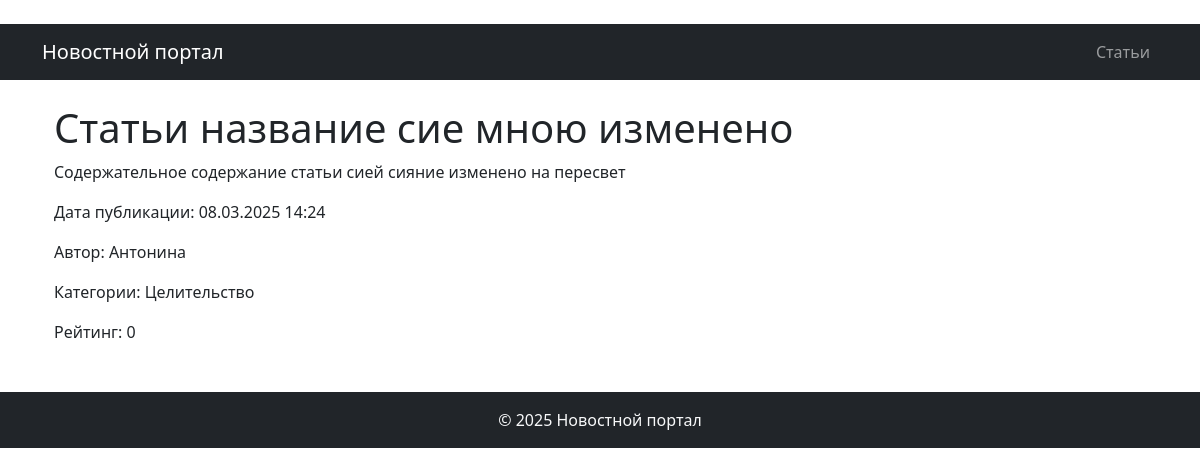
Screenshot of /articles/66/ (signed in) with the database file from the repository.
### biblio/models.py (models this page shows, shortened)
class Post(models.Model):
    NEWS = 'NW'
    ARTICLE = 'AR'
    POST_TYPES = [
        (NEWS, 'Новость'),
        (ARTICLE, 'Статья')
    ]
    author = models.ForeignKey(Author, on_delete=models.CASCADE)
    post_type = models.CharField(max_length=2, choices=POST_TYPES)
    created_at = models.DateTimeField(auto_now_add=True)
    categories = models.ManyToManyField(Category, through='PostCategory')
    title = models.CharField(max_length=255)
    text = models.TextField()
    rating = models.IntegerField(default=0)

class Author(models.Model):
    user = models.OneToOneField(User, on_delete=models.CASCADE)
    rating = models.IntegerField(default=0)

class Category(models.Model):
    name = models.CharField(max_length=255, unique=True)
    subscribers = models.ManyToManyField(User, blank = True, related_name='categories')

### biblio/views.py (the view)
# urls.py: path('articles/<int:pk>/', ArticlesDetail.as_view(), name='articles_detail'),
class ArticlesDetail(PermissionRequiredMixin, DetailView):
     model = Post
     template_name = 'articles/articles_detail.html'
     context_object_name = 'article'
     permission_required = ('biblio.view_post',)

### biblio/templatetags/custom_filters.py (called while the page is built)
@register.filter()
def censor (value):
    for word in censor_list:
        value = value.replace(word[1:-1], "*" * len(word[1:-1]))
    return value

### templates/articles/articles_detail.html (shortened to what this page needs)
{% extends 'default.html' %}{% load custom_filters %}{% block content %}    <div class="container mt-3">        <div class="articles-detail">            <h1>{{ article.title|censor }}</h1>            <div class="post-content">                {{ article.text|censor|linebreaks }}            </div>            <div class="post-meta">                <p>Дата публикации: {{article.created_at|date:"d.m.Y H:i" }}</p>                <p>Автор: {{article.author.user.username }}</p>                <p>                    Категории:                    {% for category in article.categories.all %}                        {{ category.name }} {% endfor %}                </p>            </div>            <div class="post-rating">                <p>Рейтинг: {{article.rating}}</p>            </div>        </div>    </div>{% endblock content %}

### rows the page displays
Post: title|censor "Статьи название сие мною изменено", text|censor "Содержательное содержание статьи сией сияние изменено на пересвет", created_at "08.03.2025 14:24", author.user.username "Антонина", rating "0"
Category: name "Целительство"
